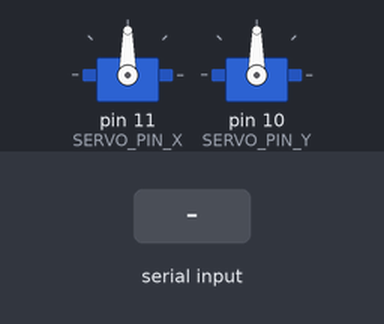
Recording of a sketch running on a simulated Arduino Uno, built with avr-gcc and run on an emulated ATmega328P. On the bench: 2 × servo. The inputs (shaded band) are chosen by the test bench.

Above: at 1.2 s.
1.3 s: "x90\n" received over the second serial link
At 2.5 s:
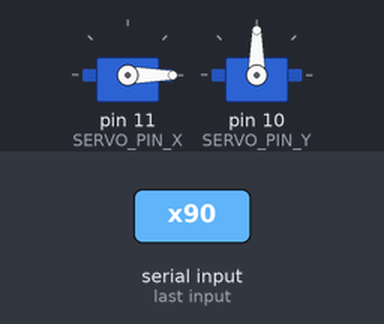
2.8 s: "x,45\n" received over the second serial link
At 3.7 s:
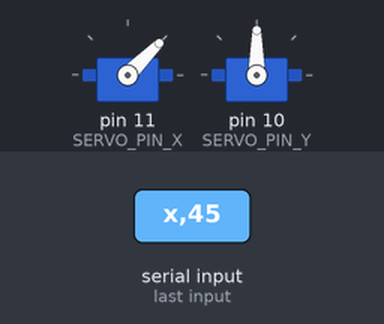
4.3 s: "y90\n" received over the second serial link
At 4.8 s:
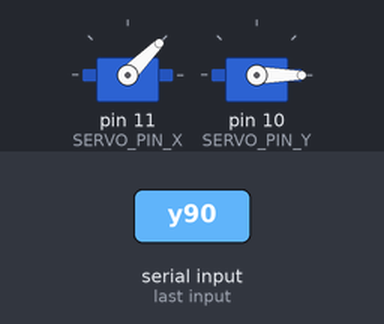
5.8 s: "y,45\n" received over the second serial link
At 7.0 s:
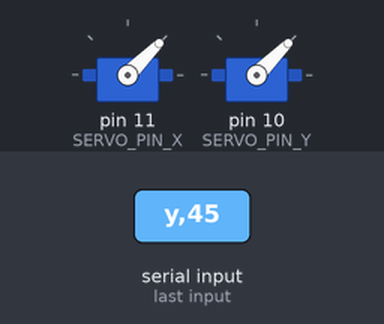
7.3 s: "x90\n" received over the second serial link
At 8.3 s:
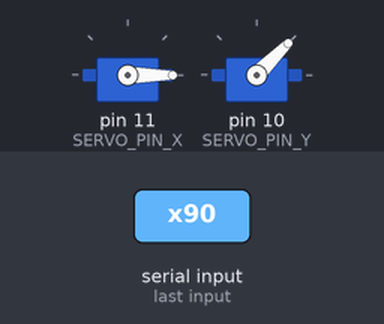
8.8 s: "y90\n" received over the second serial link
At 9.4 s:
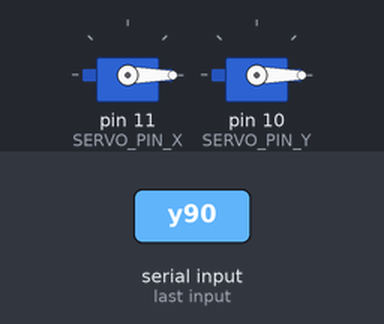
Timing chart, 0 to 11.3 s (numbered marks = the images above; inputs shaded):
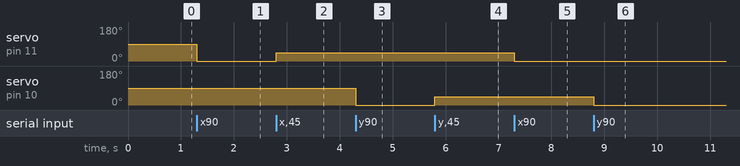

The sketch:

servos.ino
```cpp
#include <SoftwareSerial.h>
#include <Servo.h>

char value;
String input = "";
int angle;

Servo servoX;
Servo servoY;
int SERVO_PIN_X = 11;
int SERVO_PIN_Y = 10;
SoftwareSerial mySerial(0, 1); // RX, TX


void setup() {
  mySerial.begin(9600);
  servoX.attach(SERVO_PIN_X);
  servoY.attach(SERVO_PIN_Y);
  servoX.write(90);
  servoY.write(90);
}

void loop()  {
  while(mySerial.available() > 0){
    value = mySerial.read();
    input = input + value;
  }
  if (input.length() > 3){
    angle = input.substring(2).toInt();
    if (input.charAt(0) == 'x'){
      servoX.write(angle);
    } else if (input.charAt(0) == 'y'){
      servoY.write(angle);
    }
    input = "";
  }
}
```

Measured:
- after the input at 1.3 s, servo on pin 11 (SERVO_PIN_X): 90° → 0° at once
- after the input at 2.8 s, servo on pin 11 (SERVO_PIN_X): 0° → 45° at once
- after the input at 4.3 s, servo on pin 10 (SERVO_PIN_Y): 90° → 0° at once
- after the input at 5.8 s, servo on pin 10 (SERVO_PIN_Y): 0° → 45° at once
- after the input at 7.3 s, servo on pin 11 (SERVO_PIN_X): 45° → 0° at once
- after the input at 8.8 s, servo on pin 10 (SERVO_PIN_Y): 45° → 0° at once
